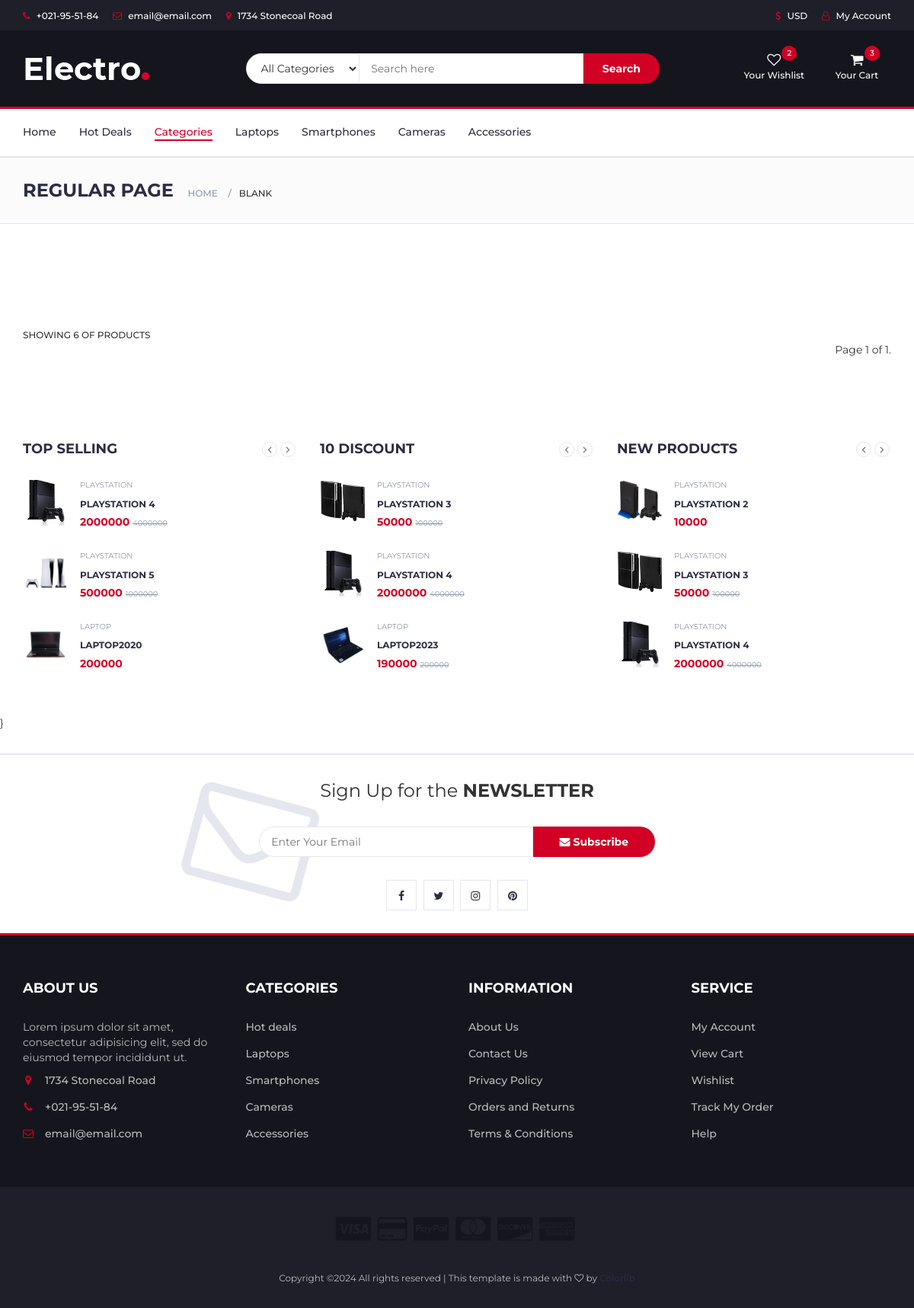
Screenshot of /product/4/ with the database file from the repository.
### products/models.py (models this page shows, shortened)
class Product(Base, StatusMixin):
    name = models.CharField(max_length=50)
    brand = models.CharField(max_length=50)
    Specifications = models.TextField(max_length=200)
    inventory = models.IntegerField()
    price = models.PositiveIntegerField()
    price_discount=models.PositiveIntegerField(default=0)
    slug = models.SlugField(blank=True, null=True)
    discount = models.ForeignKey(Discount, on_delete=models.CASCADE, related_name='discount_product', null=True,
                                 blank=True)
    category = models.ForeignKey(Category, on_delete=models.CASCADE, related_name='category_product')
    image = models.ImageField(upload_to='covers/')
    color=models.CharField(max_length=20,default='black')

class Category(Base):
    category = models.ForeignKey('self', on_delete=models.CASCADE, related_name='categorys', blank=True, null=True)
    name = models.CharField(max_length=50)
    image = models.ImageField(upload_to='covers/')
    column = models.IntegerField()

### products/views.py (the view)
# urls.py: path('<int:pk>/',views.Products.as_view(),name='product'),
class Products(ListView):
    template_name = 'products/product.html'
    model = Product  # object Product.objects.filter(id=pk)
    context_object_name = 'products_all'
    paginate_by = 6
    def get_queryset(self):
        return Product.objects.filter(category__id=self.kwargs['pk'])
    def get_context_data(self, **kwargs):
        context = super().get_context_data(**kwargs)
        context["products"] = Product.objects.ten_product_new()
        context["top_cells"] = OrderItem.top_cell_product()
        context["ten_discounts"] = Product.objects.ten_is_discount()
        return context

### core/models.py (called while the page is built)
    def get_queryset(self):
        return QuerySet(self.model).filter(is_deleted=False, is_active=True)

    def ten_product_new(self):
        return QuerySet(self.model).select_related('category').filter(is_deleted=False, is_active=True)[:10]

    def ten_is_discount(self):
        return QuerySet(self.model).filter(is_deleted=False,is_active=True,discount__isnull=False)[:10]

### order/models.py (called while the page is built)
    @classmethod
    def top_cell_product(cls):
        orderitems=cls.objects.all()
        list_counter=set([(order_items.counter_cell_product(order_items.product),order_items.product) for order_items in orderitems])
        sorted_by_second = sorted(list_counter, key=lambda tup: tup[0], reverse=True)
        return sorted_by_second[:10]

    @staticmethod
    def counter_cell_product(product):
        orderitems=OrderItem.objects.filter(product=product)
        sum_cell=sum([item.count for item in orderitems])
        return sum_cell

### products/templates/products/product.html (shortened to what this page needs)
{% extends 'base.html' %}
{% load static %}
{% block navbar %}
<ul class="main-nav nav navbar-nav">
	<li ><a href="{% url 'core:home' %}">Home</a></li>
	<li><a href="#">Hot Deals</a></li>
	<li class="active"><a href="{% url 'core:categories' %}">Categories</a></li>
	<li><a href="#">Laptops</a></li>
	<li><a href="#">Smartphones</a></li>
	<li><a href="#">Cameras</a></li>
	<li><a href="#">Accessories</a></li>
</ul>
{% endblock%}
{%  block content %}
		<div class="section">
			<div class="container">
                                <div class="store-filter clearfix">
                                    <span class="store-qty">Showing 6 of products</span>
                                    <ul class="store-pagination">
                                                <div class="pagination">
    <span class="step-links">
        <span class="current">
            Page {{ page_obj.number }} of {{ page_obj.paginator.num_pages }}.
        </span>
    </span>
</div>
                                    </ul>
                                </div>
					<div class="col-md-12">
						<div class="row">
							<div class="products-tabs">
								<div id="tab1" class="tab-pane active">
								</div>
							</div>
						</div>
					</div>
				</div>
			</div>
		<div class="section">
			<div class="container">
				<div class="row">
					<div class="col-md-4 col-xs-6">
						<div class="section-title">
							<h4 class="title">Top selling</h4>
							<div class="section-nav">
								<div id="slick-nav-3" class="products-slick-nav"></div>
							</div>
						</div>
						<div class="products-widget-slick" data-nav="#slick-nav-3">
							<div>
								{% for number,product in top_cells %}
								{% if forloop.counter <= 3 %}
								<div class="product-widget">
									<div class="product-img">
                                        <img src="{{ product.image.url }}" alt="shop">
									</div>
									<div class="product-body">
										<p class="product-category">{{product.category.name}}</p>
										<h3 class="product-name"><a href="{% url 'products:detail' product.slug  %}">{{product.name}}</a></h3>
										{% if product.discount %}
														<h4 class="product-price">{{product.price_discount}} <del class="product-old-price">{{product.price}}</del></h4>
										{% else %}
										<h4 class="product-price">{{product.price_discount}}</h4>
										{% endif %}
									</div>
								</div>
								{% endif %}
								{% endfor %}
							</div>
						</div>
					</div>
					<div class="col-md-4 col-xs-6">
						<div class="section-title">
							<h4 class="title">10 Discount</h4>
							<div class="section-nav">
								<div id="slick-nav-4" class="products-slick-nav"></div>
							</div>
						</div>
						<div class="products-widget-slick" data-nav="#slick-nav-4">
							<div>
								{% for product in ten_discounts  %}
									{% if forloop.counter <= 3 %}
										<div class="product-widget">
											<div class="product-img">
												<img src="{{ product.image.url }}" alt="shop">
											</div>
											<div class="product-body">
												<p class="product-category">{{product.category.name}}</p>
												<h3 class="product-name"><a href="{% url 'products:detail' product.slug  %}">{{product.name}}</a></h3>
												{% if product.discount %}
																<h4 class="product-price">{{product.price_discount}} <del class="product-old-price">{{product.price}}</del></h4>
												{% else %}
												<h4 class="product-price">{{product.price_discount}}</h4>
												{% endif %}
											</div>
										</div>
									{% endif %}
								{% endfor %}
							</div>
						</div>
					</div>
					<div class="col-md-4 col-xs-6">
						<div class="section-title">
							<h4 class="title">New Products</h4>
							<div class="section-nav">
								<div id="slick-nav-5" class="products-slick-nav"></div>
							</div>
						</div>
						<div class="products-widget-slick" data-nav="#slick-nav-5">
							<div>
								{% for product in products  %}
									{% if forloop.counter <= 3 %}
										<div class="product-widget">
											<div class="product-img">
												<img src="{{ product.image.url }}" alt="shop">
											</div>
											<div class="product-body">
												<p class="product-category">{{product.category.name}}</p>
												<h3 class="product-name"><a href="{% url 'products:detail' product.slug  %}">{{product.name}}</a></h3>
												{% if product.discount %}
														<h4 class="product-price">{{product.price_discount}} <del class="product-old-price">{{product.price}}</del></h4>
												{% else %}
												<h4 class="product-price">{{product.price_discount}}</h4>
												{% endif %}
											</div>
										</div>
									{% endif %}
								{% endfor %}
							</div>
						</div>
					</div>
				</div>
			</div>
		</div>
{% endblock %}

### static/css/style.css (style rules this page uses)
body { font-family: 'Montserrat', sans-serif; font-weight: 400; color: #333; }
h1, h2, h3, h4, h5, h6 { color: #2B2D42; font-weight: 700; margin: 0 0 10px; }
a { color: #2B2D42; font-weight: 500; -webkit-transition: 0.2s color; transition: 0.2s color; }
ul, ol { margin: 0; padding: 0; list-style: none }
.section { padding-top: 30px; padding-bottom: 30px; }
.section-title { position: relative; margin-bottom: 30px; margin-top: 15px; }
.section-title .title { display: inline-block; text-transform: uppercase; margin: 0px; }
.section-title .section-nav { float: right; }
.section-title .section-nav .products-slick-nav { top: 0px; right: 0px; }
.main-nav>li+li { margin-left: 30px }
.main-nav>li>a { padding: 20px 0px; }
.main-nav>li>a:hover, .main-nav>li>a:focus, .main-nav>li.active>a { color: #D10024; background-color: transparent; }
.main-nav>li>a:after { content: ""; display: block; width: 0%; height: 2px; background-color: #D10024; -webkit-transition: 0.2s all; transition: 0.2s all; }
.main-nav>li>a:hover:after, .main-nav>li>a:focus:after, .main-nav>li.active>a:after { width: 100%; }
.product-widget { position: relative; }
.product-widget+.product-widget { margin: 30px 0px; }
.product-widget .product-img { position: absolute; left: 0px; top: 0px; width: 60px; }
.product-widget .product-img>img { width: 100%; }
.product-widget .product-body { padding-left: 75px; min-height: 60px; }
.product-widget .product-body .product-category { text-transform: uppercase; font-size: 10px; color: #8D99AE; }
.product-widget .product-body .product-name { text-transform: uppercase; font-size: 12px; }
.product-widget .product-body .product-name>a { font-weight: 700; }
.product-widget .product-body .product-price { font-size: 14px; color: #D10024; }
.product-widget .product-body .product-price .product-old-price { font-size: 70%; font-weight: 400; color: #8D99AE; }
.products-tabs>.tab-pane { display: block; height: 0; opacity: 0; visibility: hidden; overflow-y: hidden; padding-bottom: 60px; margin-bottom: -60px; }
.products-tabs>.tab-pane.active { opacity: 1; visibility: visible; height: auto; }
.products-slick-nav { position: absolute; right: 15px; z-index: 10; }
.store-filter { margin-bottom: 15px; margin-top: 15px; }
.store-pagination { float: right; }
.store-qty { margin-right: 30px; font-weight: 500; text-transform: uppercase; font-size: 12px; }

### rows the page displays
Product: image (picture), category.name "PLAYSTATION", name "PLAYSTATION 4", price_discount "2000000", price "4000000"
Product: image (picture), category.name "PLAYSTATION", name "PLAYSTATION 5", price_discount "500000", price "1000000"
Product: image (picture), category.name "LAPTOP", name "LAPTOP2020", price_discount "200000"
Product: image (picture), category.name "PLAYSTATION", name "PLAYSTATION 3", price_discount "50000", price "100000"
Product: image (picture), category.name "LAPTOP", name "LAPTOP2023", price_discount "190000", price "200000"
Product: image (picture), category.name "PLAYSTATION", name "PLAYSTATION 2", price_discount "10000"

### other values shown
{{ page_obj.number }} "1"
{{ page_obj.paginator.num_pages }} "1"
